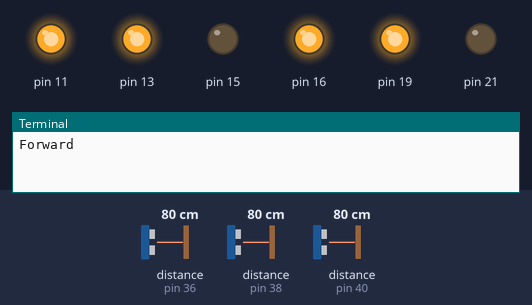
The program below on a simulated Raspberry Pi (header pin numbers). On the bench: output pins drawn as LEDs (lit = HIGH), the last lines printed to the terminal. The inputs (shaded band) are chosen by the test bench; at power-on: distance to the obstacle (sensors on pin 36, pin 38, pin 40) 80 cm. The echo pulse lasts 58.3 µs per cm; random numbers come from a fixed seed; the clock reads 2024-03-15 10:24:30 at power-on unless the program sets it; pins used as bus, display or sensor lines are not drawn.

Above: at 1.2 s.
1.3 s: distance to the obstacle (sensor on pin 36) set to 6 cm
4.5 s: distance to the obstacle (sensor on pin 36) set to 3 cm
At 6.8 s:
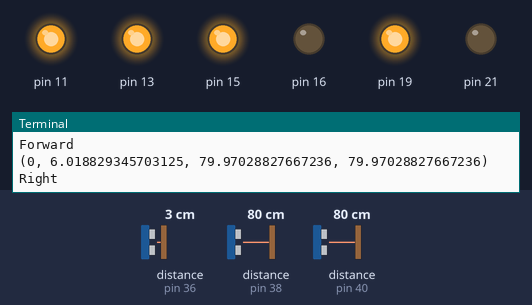
7.7 s: distance to the obstacle (sensor on pin 38) set to 2 cm
At 8.8 s:
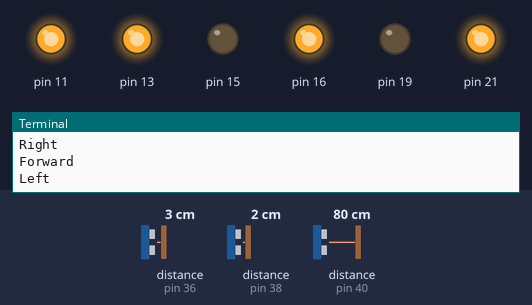
Timing chart, 0 to 16.9 s (numbered marks = the images above; inputs shaded):
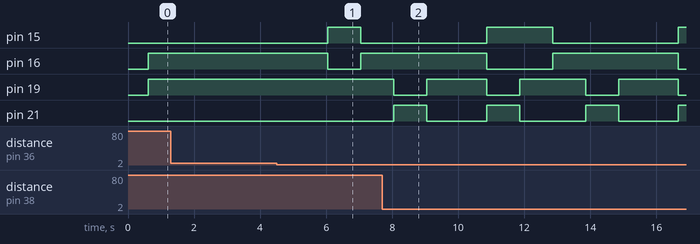

The program:

L298N.py
```python
import RPi.GPIO as  gpio
from random import randint
import time

gpio.setmode(gpio.BOARD)
gpio.setwarnings(False)
# Initial Code


"""------------Pin_Setup Global Variables-------------"""
Motor_A = 11
Motor_B = 13
Motor_A_1 = 15
Motor_A_2 = 16
Motor_B_1 = 19
Motor_B_2 = 21
Motor_time_sleep = 1
gpio_TRIGGER = 32
gpio_ECHO_L = 36
gpio_ECHO_M = 38
gpio_ECHO_R = 40
Ultrasound_time_sleep = 0.2
distance_L = 0
distance_M = 0
distance_R = 0
Safe_value = 5
Dangerous_values = 50
"""------------Pin_Setup Global Variables-------------"""

def Initial_Motor_Code () :
	"""-------------------------"""
	gpio.setmode(gpio.BOARD)
	gpio.setup(Motor_A, gpio.OUT)#is Motor Ctrl  Point
	gpio.setup(Motor_B, gpio.OUT)
	gpio.setup(Motor_A_1, gpio.OUT)#is A Motor
	gpio.setup(Motor_A_2, gpio.OUT)
	gpio.setup(Motor_B_1, gpio.OUT)#is B Motor
	gpio.setup(Motor_B_2, gpio.OUT)
	gpio.output(Motor_A, True)
	gpio.output(Motor_B, True)
	"""-------------------------"""

def Initial_Ultrasound_Code () :
	"""-------------------------"""
	gpio.setup(gpio_TRIGGER, gpio.OUT)
	gpio.setup(gpio_ECHO_L, gpio.IN)
	gpio.setup(gpio_ECHO_M, gpio.IN)
	gpio.setup(gpio_ECHO_R, gpio.IN)
	"""-------------------------"""

def distance(gpio_ECHO):
    gpio.output(gpio_TRIGGER, True)# set Trigger High
    time.sleep(0.0001)# set Trigger after 0.1ms low
    gpio.output(gpio_TRIGGER, False)
    startTime = time.time()
    endTime = time.time()
    while gpio.input(gpio_ECHO) == 0:# store start time
		startTime = time.time()
    while gpio.input(gpio_ECHO) == 1: # store arrival
		endTime = time.time()
    distance = ((endTime - startTime) * 34300) / 2 # multiply with speed of sound (34300 cm/s)
    return ( distance ) # and division by two
"""-------------------------"""

"""-------------------------"""
def Forward () :
	gpio.output(Motor_A_1,  False)
	gpio.output(Motor_A_2, True)
	gpio.output(Motor_B_1, True)
	gpio.output(Motor_B_2,  False)
	print("Forward")
	time.sleep(Motor_time_sleep)

def Backward () :
	gpio.output(Motor_A_1, True)
	gpio.output(Motor_A_2, False)
	gpio.output(Motor_B_1, False)
	gpio.output(Motor_B_2, True)
	print("Backward")
	time.sleep(Motor_time_sleep)

def Right () :
	gpio.output(Motor_A_1, True)
	gpio.output(Motor_A_2,  False)
	gpio.output(Motor_B_1, True)
	gpio.output(Motor_B_2,  False)
	print("Right")
	time.sleep(Motor_time_sleep)

def Left () :
	gpio.output(Motor_A_1,  False)
	gpio.output(Motor_A_2, True)
	gpio.output(Motor_B_1, False)
	gpio.output(Motor_B_2,  True)
	print("Left")
	time.sleep(Motor_time_sleep)

"""-------------------------"""
def Event_000():
	Forward ()

def Event_001():
	Left ()
	Forward()
	Right ()
	Forward()

def Event_010():
	from random import randint
	Direction_Decision = randint(0,1)
	if (Direction_Decision == 0 ) :
		Event_001()
	elif(Direction_Decision == 1 ) :
		Event_100()

def Event_011():
	Backward ()
	Left ()
	Forward()
	Right ()
	Forward()

def Event_100():
	Right ()
	Forward()
	Left ()
	Forward()

def Event_101():
	Forward ()

def Event_110():
	Backward ()
	Right ()
	Forward()
	Left ()
	Forward()

def Event_111():
	Backward ()

"""-------------------------"""
def Car_Main():
	ans = "---"
	while True:
		distance_L = distance(gpio_ECHO_L)
		time.sleep(0.2)
		distance_M = distance(gpio_ECHO_M)
		time.sleep(0.2)
		distance_R = distance(gpio_ECHO_R)
		time.sleep(0.2)

		if distance_L >Safe_value and distance_M >Safe_value and distance_R >Safe_value :
			Event_000()
			ans = 000
		elif distance_L >Safe_value and distance_M >Safe_value and distance_R <=Safe_value :
			Event_001()
			ans = 001
		elif distance_L >Safe_value and distance_M <=Safe_value and distance_R >Safe_value :
			Event_010()
			ans = 010
		elif distance_L >Safe_value and distance_M <=Safe_value and distance_R <=Safe_value :
			Event_011()
			ans = 011
		elif distance_L <=Safe_value and distance_M >Safe_value and distance_R >Safe_value :
			Event_100()
			ans = 100
		elif distance_L <=Safe_value and distance_M >Safe_value and distance_R <=Safe_value :
			Event_101()
			ans = 101
		elif distance_L <=Safe_value and distance_M <=Safe_value and distance_R >Safe_value :
			Event_110()
			ans = 110
		elif distance_L <=Safe_value and distance_M <=Safe_value and distance_R <=Safe_value :
			Event_111()
			ans = 111
		time.sleep( Ultrasound_time_sleep )
		print( ans,distance_L , distance_M , distance_R)


Initial_Motor_Code ()
Initial_Ultrasound_Code ()
while True:
	Car_Main()
```

Measured:
- the behaviour switches between 5 and 4 cm on distance to the obstacle (sensor on pin 36) (found by bisection; images 0 and 1)
- after the input at 4.5 s, pin 15: LOW → HIGH after 1.6 s, → LOW 1.0 s later; pin 16: HIGH → LOW after 1.6 s, → HIGH 1.0 s later
- by itself, pin 19: alternates HIGH for 1.8 s and LOW for 1.0 s
- by itself, pin 21: alternates HIGH for 1.0 s and LOW for 1.8 s
